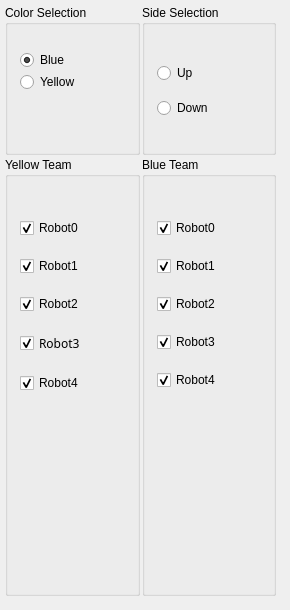
     <widget class="QWidget" name="general_tab">
      <attribute name="title">
       <string>General</string>
      </attribute>
      <widget class="QWidget" name="horizontalLayoutWidget">
       <property name="geometry">
        <rect>
         <x>0</x>
         <y>0</y>
         <width>281</width>
         <height>601</height>
        </rect>
       </property>
       <layout class="QGridLayout" name="general_layout">
        <property name="sizeConstraint">
         <enum>QLayout::SetDefaultConstraint</enum>
        </property>
        <property name="margin">
         <number>5</number>
        </property>
        <property name="spacing">
         <number>2</number>
        </property>
        <item row="1" column="0">
         <widget class="QGroupBox" name="yrobot_group_box">
          <property name="enabled">
           <bool>true</bool>
          </property>
          <property name="font">
           <font>
            <family>Ubuntu</family>
           </font>
          </property>
          <property name="styleSheet">
           <string notr="true"/>
          </property>
          <property name="title">
           <string>Yellow Team</string>
          </property>
          <widget class="QWidget" name="verticalLayoutWidget_8">
           <property name="geometry">
            <rect>
             <x>10</x>
             <y>40</y>
             <width>111</width>
             <height>218</height>
            </rect>
           </property>
           <property name="font">
            <font>
             <family>cmr10</family>
            </font>
           </property>
           <layout class="QVBoxLayout" name="yrobot_layout">
            <property name="spacing">
             <number>2</number>
            </property>
            <property name="sizeConstraint">
             <enum>QLayout::SetDefaultConstraint</enum>
            </property>
            <property name="margin">
             <number>5</number>
            </property>
            <item>
             <widget class="QCheckBox" name="yrobot1_button">
              <property name="font">
               <font>
                <family>Ubuntu</family>
               </font>
              </property>
              <property name="focusPolicy">
               <enum>Qt::TabFocus</enum>
              </property>
              <property name="text">
               <string>Robot0</string>
              </property>
              <property name="checked">
               <bool>true</bool>
              </property>
             </widget>
            </item>
            <item>
             <widget class="QCheckBox" name="yrobot2_button">
              <property name="font">
               <font>
                <family>Ubuntu</family>
               </font>
              </property>
              <property name="text">
               <string>Robot1</string>
              </property>
              <property name="checked">
               <bool>true</bool>
              </property>
             </widget>
            </item>
            <item>
             <widget class="QCheckBox" name="yrobot3_button">
              <property name="font">
               <font>
                <family>Ubuntu</family>
               </font>
              </property>
              <property name="focusPolicy">
               <enum>Qt::TabFocus</enum>
              </property>
              <property name="text">
               <string>Robot2</string>
              </property>
              <property name="checked">
               <bool>true</bool>
              </property>
             </widget>
            </item>
            <item>
             <widget class="QCheckBox" name="yrobot4_button">
              <property name="focusPolicy">
               <enum>Qt::TabFocus</enum>
              </property>
              <property name="text">
               <string>Robot3</string>
              </property>
              <property name="checked">
               <bool>true</bool>
              </property>
             </widget>
            </item>
            <item>
             <widget class="QCheckBox" name="yrobot5_button">
              <property name="font">
               <font>
                <family>Ubuntu</family>
               </font>
              </property>
              <property name="text">
               <string>Robot4</string>
              </property>
              <property name="checked">
               <bool>true</bool>
              </property>
             </widget>
            </item>
           </layout>
          </widget>
         </widget>
        </item>
        <item row="1" column="1">
         <widget class="QGroupBox" name="brobot_group_box">
          <property name="enabled">
           <bool>true</bool>
          </property>
          <property name="font">
           <font>
            <family>Ubuntu</family>
           </font>
          </property>
          <property name="title">
           <string>Blue Team</string>
          </property>
          <widget class="QWidget" name="verticalLayoutWidget_7">
           <property name="geometry">
            <rect>
             <x>10</x>
             <y>40</y>
             <width>107</width>
             <height>218</height>
            </rect>
           </property>
           <layout class="QVBoxLayout" name="brobot_layout">
            <property name="spacing">
             <number>2</number>
            </property>
            <property name="margin">
             <number>5</number>
            </property>
            <item>
             <widget class="QCheckBox" name="brobot1_button">
              <property name="font">
               <font>
                <family>Ubuntu</family>
               </font>
              </property>
              <property name="text">
               <string>Robot0</string>
              </property>
              <property name="checked">
               <bool>true</bool>
              </property>
             </widget>
            </item>
            <item>
             <widget class="QCheckBox" name="brobot2_button">
              <property name="font">
               <font>
                <family>Ubuntu</family>
               </font>
              </property>
              <property name="text">
               <string>Robot1</string>
              </property>
              <property name="checked">
               <bool>true</bool>
              </property>
             </widget>
            </item>
            <item>
             <widget class="QCheckBox" name="brobot3_button">
              <property name="font">
               <font>
                <family>Ubuntu</family>
               </font>
              </property>
              <property name="text">
               <string>Robot2</string>
              </property>
              <property name="checked">
               <bool>true</bool>
              </property>
             </widget>
            </item>
            <item>
             <widget class="QCheckBox" name="brobot4_button">
              <property name="font">
               <font>
                <family>Ubuntu</family>
               </font>
              </property>
              <property name="text">
               <string>Robot3</string>
              </property>
              <property name="checked">
               <bool>true</bool>
              </property>
             </widget>
            </item>
            <item>
             <widget class="QCheckBox" name="brobot5_button">
              <property name="font">
               <font>
                <family>Ubuntu</family>
               </font>
              </property>
              <property name="text">
               <string>Robot4</string>
              </property>
              <property name="checked">
               <bool>true</bool>
              </property>
             </widget>
            </item>
           </layout>
          </widget>
         </widget>
        </item>
        <item row="0" column="1">
         <widget class="QGroupBox" name="side_selection_box">
          <property name="maximumSize">
           <size>
            <width>16777215</width>
            <height>150</height>
           </size>
          </property>
          <property name="title">
           <string>Side Selection</string>
          </property>
          <widget class="QWidget" name="verticalLayoutWidget_10">
           <property name="geometry">
            <rect>
             <x>10</x>
             <y>40</y>
             <width>111</width>
             <height>92</height>
            </rect>
           </property>
           <layout class="QVBoxLayout" name="side_selection_layout">
            <property name="spacing">
             <number>2</number>
            </property>
            <property name="margin">
             <number>5</number>
            </property>
            <item>
             <widget class="QRadioButton" name="select_up_side">
              <property name="text">
               <string>Up</string>
              </property>
             </widget>
            </item>
            <item>
             <widget class="QRadioButton" name="select_down_side">
              <property name="text">
               <string>Down</string>
              </property>
             </widget>
            </item>
           </layout>
          </widget>
         </widget>
        </item>
        <item row="0" column="0">
         <widget class="QGroupBox" name="color_group_box">
          <property name="minimumSize">
           <size>
            <width>0</width>
            <height>125</height>
           </size>
          </property>
          <property name="maximumSize">
           <size>
            <width>16777215</width>
            <height>150</height>
           </size>
          </property>
          <property name="layoutDirection">
           <enum>Qt::LeftToRight</enum>
          </property>
          <property name="title">
           <string>Color Selection</string>
          </property>
          <widget class="QWidget" name="verticalLayoutWidget_6">
           <property name="geometry">
            <rect>
             <x>10</x>
             <y>40</y>
             <width>102</width>
             <height>92</height>
            </rect>
           </property>
           <layout class="QVBoxLayout" name="color_layout">
            <property name="spacing">
             <number>2</number>
            </property>
            <property name="sizeConstraint">
             <enum>QLayout::SetFixedSize</enum>
            </property>
            <property name="margin">
             <number>5</number>
            </property>
            <item>
             <widget class="QRadioButton" name="blue_color_button">
              <property name="text">
               <string>Blue</string>
              </property>
              <property name="checked">
               <bool>true</bool>
              </property>
             </widget>
            </item>
            <item>
             <widget class="QRadioButton" name="yellow_color_button">
              <property name="text">
               <string>Yellow</string>
              </property>
             </widget>
            </item>
           </layout>
          </widget>
         </widget>
        </item>
       </layout>
      </widget>
     </widget>
